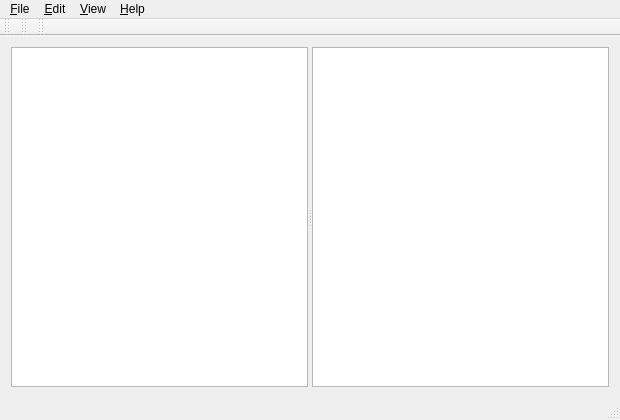
<?xml version="1.0" encoding="UTF-8"?>
<ui version="4.0">
 <class>MainWindow</class>
 <widget class="QMainWindow" name="MainWindow">
  <property name="geometry">
   <rect>
    <x>0</x>
    <y>0</y>
    <width>620</width>
    <height>420</height>
   </rect>
  </property>
  <property name="windowTitle">
   <string notr="true">Bilge-Katalog</string>
  </property>
  <property name="windowIcon">
   <iconset resource="QtRc.qrc">
    <normaloff>:/image/images/bilge-katalog.png</normaloff>:/image/images/bilge-katalog.png</iconset>
  </property>
  <property name="locale">
   <locale language="English" country="UnitedKingdom"/>
  </property>
  <widget class="QWidget" name="centralWidget">
   <layout class="QGridLayout" name="gridLayout">
    <item row="0" column="0">
     <widget class="QSplitter" name="splitter">
      <property name="sizePolicy">
       <sizepolicy hsizetype="Expanding" vsizetype="Expanding">
        <horstretch>0</horstretch>
        <verstretch>0</verstretch>
       </sizepolicy>
      </property>
      <property name="orientation">
       <enum>Qt::Horizontal</enum>
      </property>
      <widget class="QStackedWidget" name="viewCat">
       <property name="contextMenuPolicy">
        <enum>Qt::CustomContextMenu</enum>
       </property>
       <widget class="QWidget" name="pageListCat">
        <layout class="QGridLayout" name="gridLayout_2">
         <property name="margin">
          <number>0</number>
         </property>
         <item row="0" column="0">
          <widget class="QListWidget" name="listCat"/>
         </item>
        </layout>
       </widget>
       <widget class="QWidget" name="pageTreeCat">
        <property name="sizePolicy">
         <sizepolicy hsizetype="Expanding" vsizetype="Preferred">
          <horstretch>0</horstretch>
          <verstretch>0</verstretch>
         </sizepolicy>
        </property>
        <layout class="QGridLayout" name="gridLayout_3">
         <property name="margin">
          <number>0</number>
         </property>
         <item row="0" column="0">
          <widget class="QTreeWidget" name="treeCat">
           <property name="columnCount">
            <number>0</number>
           </property>
          </widget>
         </item>
        </layout>
       </widget>
      </widget>
      <widget class="QStackedWidget" name="viewFiles">
       <property name="sizePolicy">
        <sizepolicy hsizetype="Expanding" vsizetype="Expanding">
         <horstretch>0</horstretch>
         <verstretch>0</verstretch>
        </sizepolicy>
       </property>
       <property name="contextMenuPolicy">
        <enum>Qt::CustomContextMenu</enum>
       </property>
       <widget class="QWidget" name="pageListFiles">
        <layout class="QGridLayout" name="gridLayout_4">
         <property name="margin">
          <number>0</number>
         </property>
         <item row="0" column="0">
          <widget class="QListWidget" name="listFiles"/>
         </item>
        </layout>
       </widget>
       <widget class="QWidget" name="pageTableFiles">
        <layout class="QGridLayout" name="gridLayout_5">
         <property name="margin">
          <number>0</number>
         </property>
         <item row="0" column="0">
          <widget class="QListWidget" name="tableFiles"/>
         </item>
        </layout>
       </widget>
       <widget class="QWidget" name="pageIconFile">
        <layout class="QGridLayout" name="gridLayout_6">
         <property name="margin">
          <number>0</number>
         </property>
         <item row="0" column="0">
          <widget class="QListWidget" name="iconFiles">
           <property name="selectionMode">
            <enum>QAbstractItemView::SingleSelection</enum>
           </property>
           <property name="viewMode">
            <enum>QListView::IconMode</enum>
           </property>
          </widget>
         </item>
        </layout>
       </widget>
      </widget>
     </widget>
    </item>
   </layout>
  </widget>
  <widget class="QMenuBar" name="menuBar">
   <property name="geometry">
    <rect>
     <x>0</x>
     <y>0</y>
     <width>620</width>
     <height>21</height>
    </rect>
   </property>
   <widget class="QMenu" name="menuFile">
    <property name="title">
     <string>&amp;File</string>
    </property>
    <addaction name="separator"/>
    <addaction name="actCreateCatalog"/>
    <addaction name="separator"/>
    <addaction name="actExpCat"/>
    <addaction name="actImpCat"/>
    <addaction name="separator"/>
    <addaction name="actExit"/>
   </widget>
   <widget class="QMenu" name="menuEdit">
    <property name="title">
     <string>&amp;Edit</string>
    </property>
    <widget class="QMenu" name="menuNew">
     <property name="title">
      <string>&amp;New</string>
     </property>
     <addaction name="actNewDir"/>
     <addaction name="actNewFile"/>
    </widget>
    <widget class="QMenu" name="menuUsers">
     <property name="title">
      <string>&amp;Users</string>
     </property>
     <addaction name="actNewUser"/>
     <addaction name="actUserInfo"/>
    </widget>
    <addaction name="menuUsers"/>
    <addaction name="menuNew"/>
    <addaction name="actDel"/>
    <addaction name="actCut"/>
    <addaction name="actCopy"/>
    <addaction name="actPaste"/>
    <addaction name="actRefresh"/>
    <addaction name="actLending"/>
    <addaction name="actInfo"/>
   </widget>
   <widget class="QMenu" name="menuHelp">
    <property name="title">
     <string>&amp;Help</string>
    </property>
    <addaction name="actAbout"/>
   </widget>
   <widget class="QMenu" name="menuView">
    <property name="title">
     <string>&amp;View</string>
    </property>
    <widget class="QMenu" name="menuCatView">
     <property name="title">
      <string>&amp;Catalog view</string>
     </property>
     <addaction name="actCatListView"/>
     <addaction name="actCatTreeView"/>
    </widget>
    <widget class="QMenu" name="menuFilesView">
     <property name="title">
      <string>Files v&amp;iew</string>
     </property>
     <addaction name="actFileListView"/>
     <addaction name="actFileTableView"/>
     <addaction name="actFileIconView"/>
    </widget>
    <addaction name="actShowEditTB"/>
    <addaction name="actShowExploreTB"/>
    <addaction name="actShowSearchTB"/>
    <addaction name="actShowStat"/>
    <addaction name="separator"/>
    <addaction name="menuCatView"/>
    <addaction name="menuFilesView"/>
   </widget>
   <addaction name="menuFile"/>
   <addaction name="menuEdit"/>
   <addaction name="menuView"/>
   <addaction name="menuHelp"/>
  </widget>
  <widget class="QStatusBar" name="statusBar"/>
  <widget class="QToolBar" name="exploreToolBar">
   <property name="windowTitle">
    <string>Explore Toolbar</string>
   </property>
   <property name="iconSize">
    <size>
     <width>32</width>
     <height>32</height>
    </size>
   </property>
   <attribute name="toolBarArea">
    <enum>TopToolBarArea</enum>
   </attribute>
   <attribute name="toolBarBreak">
    <bool>false</bool>
   </attribute>
  </widget>
  <widget class="QToolBar" name="editToolBar">
   <property name="windowTitle">
    <string>Edit Toolbar</string>
   </property>
   <property name="iconSize">
    <size>
     <width>32</width>
     <height>32</height>
    </size>
   </property>
   <attribute name="toolBarArea">
    <enum>TopToolBarArea</enum>
   </attribute>
   <attribute name="toolBarBreak">
    <bool>false</bool>
   </attribute>
  </widget>
  <widget class="QToolBar" name="searchToolBar">
   <property name="windowTitle">
    <string>Search Toolbar</string>
   </property>
   <property name="iconSize">
    <size>
     <width>32</width>
     <height>32</height>
    </size>
   </property>
   <attribute name="toolBarArea">
    <enum>TopToolBarArea</enum>
   </attribute>
   <attribute name="toolBarBreak">
    <bool>false</bool>
   </attribute>
  </widget>
  <action name="actExpCat">
   <property name="enabled">
    <bool>false</bool>
   </property>
   <property name="text">
    <string>&amp;Export Catalog</string>
   </property>
   <property name="iconVisibleInMenu">
    <bool>true</bool>
   </property>
  </action>
  <action name="actImpCat">
   <property name="enabled">
    <bool>false</bool>
   </property>
   <property name="text">
    <string>&amp;Import Catalog</string>
   </property>
   <property name="iconVisibleInMenu">
    <bool>true</bool>
   </property>
  </action>
  <action name="actExit">
   <property name="icon">
    <iconset resource="QtRc.qrc">
     <normaloff>:/image/images/exit.png</normaloff>:/image/images/exit.png</iconset>
   </property>
   <property name="text">
    <string>E&amp;xit</string>
   </property>
   <property name="iconVisibleInMenu">
    <bool>true</bool>
   </property>
  </action>
  <action name="actAbout">
   <property name="text">
    <string>&amp;About</string>
   </property>
   <property name="iconVisibleInMenu">
    <bool>true</bool>
   </property>
  </action>
  <action name="actShowStat">
   <property name="checkable">
    <bool>true</bool>
   </property>
   <property name="checked">
    <bool>true</bool>
   </property>
   <property name="text">
    <string>Show &amp;status bar</string>
   </property>
  </action>
  <action name="actShowEditTB">
   <property name="checkable">
    <bool>true</bool>
   </property>
   <property name="checked">
    <bool>true</bool>
   </property>
   <property name="text">
    <string>Show edi&amp;t toolbar</string>
   </property>
  </action>
  <action name="actCatTreeView">
   <property name="checkable">
    <bool>true</bool>
   </property>
   <property name="enabled">
    <bool>false</bool>
   </property>
   <property name="text">
    <string>&amp;Tree</string>
   </property>
   <property name="iconVisibleInMenu">
    <bool>true</bool>
   </property>
  </action>
  <action name="actCatListView">
   <property name="checkable">
    <bool>true</bool>
   </property>
   <property name="checked">
    <bool>true</bool>
   </property>
   <property name="text">
    <string>&amp;List</string>
   </property>
   <property name="iconVisibleInMenu">
    <bool>true</bool>
   </property>
  </action>
  <action name="actFileTableView">
   <property name="checkable">
    <bool>true</bool>
   </property>
   <property name="enabled">
    <bool>false</bool>
   </property>
   <property name="text">
    <string>&amp;Table</string>
   </property>
   <property name="iconVisibleInMenu">
    <bool>true</bool>
   </property>
  </action>
  <action name="actFileListView">
   <property name="checkable">
    <bool>true</bool>
   </property>
   <property name="checked">
    <bool>true</bool>
   </property>
   <property name="enabled">
    <bool>true</bool>
   </property>
   <property name="text">
    <string>&amp;List</string>
   </property>
   <property name="iconVisibleInMenu">
    <bool>true</bool>
   </property>
  </action>
  <action name="actDel">
   <property name="icon">
    <iconset resource="QtRc.qrc">
     <normaloff>:/image/images/delete.png</normaloff>:/image/images/delete.png</iconset>
   </property>
   <property name="text">
    <string>&amp;Delete</string>
   </property>
   <property name="iconVisibleInMenu">
    <bool>true</bool>
   </property>
  </action>
  <action name="actFileIconView">
   <property name="checkable">
    <bool>true</bool>
   </property>
   <property name="enabled">
    <bool>false</bool>
   </property>
   <property name="text">
    <string>Ic&amp;ons</string>
   </property>
   <property name="iconVisibleInMenu">
    <bool>true</bool>
   </property>
  </action>
  <action name="actCreateCatalog">
   <property name="icon">
    <iconset resource="QtRc.qrc">
     <normaloff>:/image/images/catalog_new.png</normaloff>:/image/images/catalog_new.png</iconset>
   </property>
   <property name="text">
    <string>&amp;Create Catalog</string>
   </property>
   <property name="iconVisibleInMenu">
    <bool>true</bool>
   </property>
  </action>
  <action name="actNewDir">
   <property name="icon">
    <iconset resource="QtRc.qrc">
     <normaloff>:/image/images/directory_new.png</normaloff>:/image/images/directory_new.png</iconset>
   </property>
   <property name="text">
    <string>Dire&amp;ctory</string>
   </property>
   <property name="iconVisibleInMenu">
    <bool>true</bool>
   </property>
  </action>
  <action name="actNewFile">
   <property name="icon">
    <iconset resource="QtRc.qrc">
     <normaloff>:/image/images/file_new.png</normaloff>:/image/images/file_new.png</iconset>
   </property>
   <property name="text">
    <string>Fi&amp;le</string>
   </property>
   <property name="iconVisibleInMenu">
    <bool>true</bool>
   </property>
  </action>
  <action name="actShowExploreTB">
   <property name="checkable">
    <bool>true</bool>
   </property>
   <property name="checked">
    <bool>true</bool>
   </property>
   <property name="text">
    <string>Show e&amp;xplore toolbar</string>
   </property>
  </action>
  <action name="actShowSearchTB">
   <property name="checkable">
    <bool>true</bool>
   </property>
   <property name="checked">
    <bool>true</bool>
   </property>
   <property name="text">
    <string>Show sea&amp;rch toolbar</string>
   </property>
  </action>
  <action name="actBack">
   <property name="icon">
    <iconset resource="QtRc.qrc">
     <normaloff>:/image/images/back.png</normaloff>:/image/images/back.png</iconset>
   </property>
   <property name="text">
    <string>Back</string>
   </property>
  </action>
  <action name="actNext">
   <property name="icon">
    <iconset resource="QtRc.qrc">
     <normaloff>:/image/images/next.png</normaloff>:/image/images/next.png</iconset>
   </property>
   <property name="text">
    <string>Next</string>
   </property>
  </action>
  <action name="actUp">
   <property name="icon">
    <iconset resource="QtRc.qrc">
     <normaloff>:/image/images/up.png</normaloff>:/image/images/up.png</iconset>
   </property>
   <property name="text">
    <string>Up</string>
   </property>
  </action>
  <action name="actCopy">
   <property name="icon">
    <iconset resource="QtRc.qrc">
     <normaloff>:/image/images/copy.png</normaloff>:/image/images/copy.png</iconset>
   </property>
   <property name="text">
    <string>&amp;Copy</string>
   </property>
   <property name="iconVisibleInMenu">
    <bool>true</bool>
   </property>
  </action>
  <action name="actCut">
   <property name="icon">
    <iconset resource="QtRc.qrc">
     <normaloff>:/image/images/cut.png</normaloff>:/image/images/cut.png</iconset>
   </property>
   <property name="text">
    <string>Cu&amp;t</string>
   </property>
   <property name="iconVisibleInMenu">
    <bool>true</bool>
   </property>
  </action>
  <action name="actPaste">
   <property name="icon">
    <iconset resource="QtRc.qrc">
     <normaloff>:/image/images/paste.png</normaloff>:/image/images/paste.png</iconset>
   </property>
   <property name="text">
    <string>&amp;Paste</string>
   </property>
   <property name="iconVisibleInMenu">
    <bool>true</bool>
   </property>
  </action>
  <action name="actRefresh">
   <property name="icon">
    <iconset resource="QtRc.qrc">
     <normaloff>:/image/images/refresh.png</normaloff>:/image/images/refresh.png</iconset>
   </property>
   <property name="text">
    <string>&amp;Refresh</string>
   </property>
   <property name="iconVisibleInMenu">
    <bool>true</bool>
   </property>
  </action>
  <action name="actInfo">
   <property name="icon">
    <iconset resource="QtRc.qrc">
     <normaloff>:/image/images/info.png</normaloff>:/image/images/info.png</iconset>
   </property>
   <property name="text">
    <string>&amp;Info</string>
   </property>
   <property name="iconVisibleInMenu">
    <bool>true</bool>
   </property>
  </action>
  <action name="actLending">
   <property name="icon">
    <iconset resource="QtRc.qrc">
     <normaloff>:/image/images/lend.png</normaloff>:/image/images/lend.png</iconset>
   </property>
   <property name="text">
    <string>&amp;Lending</string>
   </property>
   <property name="iconVisibleInMenu">
    <bool>true</bool>
   </property>
  </action>
  <action name="actNewUser">
   <property name="icon">
    <iconset resource="QtRc.qrc">
     <normaloff>:/image/images/user_new.png</normaloff>:/image/images/user_new.png</iconset>
   </property>
   <property name="text">
    <string>Ne&amp;w User</string>
   </property>
   <property name="iconVisibleInMenu">
    <bool>true</bool>
   </property>
  </action>
  <action name="actUserInfo">
   <property name="icon">
    <iconset resource="QtRc.qrc">
     <normaloff>:/image/images/user.png</normaloff>:/image/images/user.png</iconset>
   </property>
   <property name="text">
    <string>U&amp;ser Info</string>
   </property>
   <property name="iconVisibleInMenu">
    <bool>true</bool>
   </property>
  </action>
 </widget>
 <layoutdefault spacing="6" margin="11"/>
 <resources>
  <include location="QtRc.qrc"/>
 </resources>
 <connections>
  <connection>
   <sender>actShowExploreTB</sender>
   <signal>triggered(bool)</signal>
   <receiver>exploreToolBar</receiver>
   <slot>setVisible(bool)</slot>
   <hints>
    <hint type="sourcelabel">
     <x>-1</x>
     <y>-1</y>
    </hint>
    <hint type="destinationlabel">
     <x>12</x>
     <y>35</y>
    </hint>
   </hints>
  </connection>
  <connection>
   <sender>actShowEditTB</sender>
   <signal>triggered(bool)</signal>
   <receiver>editToolBar</receiver>
   <slot>setVisible(bool)</slot>
   <hints>
    <hint type="sourcelabel">
     <x>-1</x>
     <y>-1</y>
    </hint>
    <hint type="destinationlabel">
     <x>25</x>
     <y>35</y>
    </hint>
   </hints>
  </connection>
  <connection>
   <sender>actShowStat</sender>
   <signal>triggered(bool)</signal>
   <receiver>statusBar</receiver>
   <slot>setVisible(bool)</slot>
   <hints>
    <hint type="sourcelabel">
     <x>-1</x>
     <y>-1</y>
    </hint>
    <hint type="destinationlabel">
     <x>309</x>
     <y>408</y>
    </hint>
   </hints>
  </connection>
  <connection>
   <sender>actExit</sender>
   <signal>triggered()</signal>
   <receiver>MainWindow</receiver>
   <slot>close()</slot>
   <hints>
    <hint type="sourcelabel">
     <x>-1</x>
     <y>-1</y>
    </hint>
    <hint type="destinationlabel">
     <x>309</x>
     <y>209</y>
    </hint>
   </hints>
  </connection>
  <connection>
   <sender>actShowSearchTB</sender>
   <signal>triggered(bool)</signal>
   <receiver>searchToolBar</receiver>
   <slot>setVisible(bool)</slot>
   <hints>
    <hint type="sourcelabel">
     <x>-1</x>
     <y>-1</y>
    </hint>
    <hint type="destinationlabel">
     <x>322</x>
     <y>29</y>
    </hint>
   </hints>
  </connection>
 </connections>
</ui>
